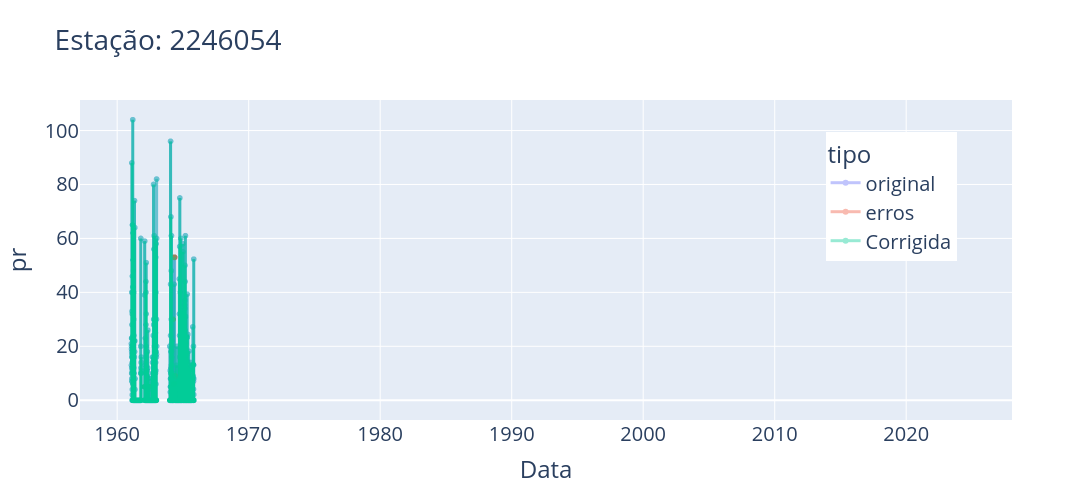

The notebook cell saved with this chart:
### Markdown cell above
Decidi usar dados observados, o que podemos encontrar?

### Code cell
df = pd.read_csv('prec_erro_2246054.csv')
fig = px.line(df, x='time', y='pr', color='tipo', markers=True,
                  title=f'Estação: {2246054}', width=1400, height=500).update_traces(opacity=.4)
fig.update_layout(xaxis_title="Data", font=dict(size=20), legend=dict(x=0.8,y=0.9))
fig.update_traces(line=dict(width=3),hoverlabel=dict(font_size=20))
fig.show()

### Figure 1 — Plotly figure (JSON) as saved in the notebook; plotly's stock layout.template omitted (floating-point values rounded to 4 significant figures; data arrays with more than 128 entries replaced by an {"elided": "..."} marker saying what was removed)
{"data": [{"hoverlabel": {"font": {"size": 20}}, "hovertemplate": "tipo=original<br>time=%{x}<br>pr=%{y}<extra></extra>", "legendgroup": "original", "line": {"color": "#636efa", "dash": "solid", "width": 3}, "marker": {"symbol": "circle"}, "mode": "lines+markers", "name": "original", "opacity": 0.4, "showlegend": true, "type": "scattergl", "x": {"elided": "23090 str values"}, "xaxis": "x", "y": {"elided": "23090 float values"}, "yaxis": "y"}, {"hoverlabel": {"font": {"size": 20}}, "hovertemplate": "tipo=erros<br>time=%{x}<br>pr=%{y}<extra></extra>", "legendgroup": "erros", "line": {"color": "#EF553B", "dash": "solid", "width": 3}, "marker": {"symbol": "circle"}, "mode": "lines+markers", "name": "erros", "opacity": 0.4, "showlegend": true, "type": "scattergl", "x": {"elided": "23090 str values"}, "xaxis": "x", "y": {"elided": "23090 float values"}, "yaxis": "y"}, {"hoverlabel": {"font": {"size": 20}}, "hovertemplate": "tipo=Corrigida<br>time=%{x}<br>pr=%{y}<extra></extra>", "legendgroup": "Corrigida", "line": {"color": "#00cc96", "dash": "solid", "width": 3}, "marker": {"symbol": "circle"}, "mode": "lines+markers", "name": "Corrigida", "opacity": 0.4, "showlegend": true, "type": "scattergl", "x": {"elided": "23090 str values"}, "xaxis": "x", "y": {"elided": "23090 float values"}, "yaxis": "y"}], "layout": {"font": {"size": 20}, "height": 500, "legend": {"title": {"text": "tipo"}, "tracegroupgap": 0, "x": 0.8, "y": 0.9}, "title": {"text": "Estação: 2246054"}, "width": 1400, "xaxis": {"anchor": "y", "domain": [0, 1], "title": {"text": "Data"}}, "yaxis": {"anchor": "x", "domain": [0, 1], "title": {"text": "pr"}}}}
